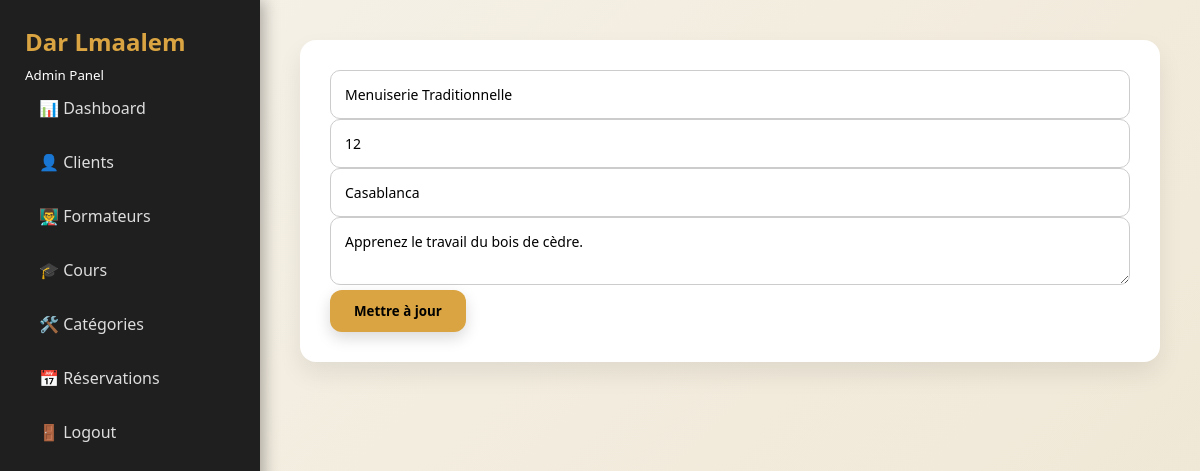
Screenshot of /public/index.php?page=course-edit&id=8 (signed in) with the database file from the repository.
### tables this page shows
CREATE TABLE `cours` (
  `id` int(11) NOT NULL,
  `titre` varchar(150) DEFAULT NULL,
  `description` text DEFAULT NULL,
  `img_url` varchar(255) DEFAULT 'default-course.jpg',
  `prix` decimal(10,2) DEFAULT 0.00,
  `duree` int(11) DEFAULT NULL,
  `ville` varchar(100) DEFAULT NULL,
  `client_id` int(11) DEFAULT NULL,
  `formateur_id` int(11) DEFAULT NULL,
  `category_id` int(11) DEFAULT NULL
);

### app/controllers/CoursController.php (called while the page is built, shortened)
<?php
require_once __DIR__ . '/../models/Cours.php';
class CoursController
{
    public function edit()
    {
        $cours = Cours::find($_GET['id']);
        require __DIR__ . '/../views/admin/cours_edit.php';
    }
}

### app/models/Cours.php (called while the page is built, shortened)
<?php
class Cours
{
    public static function find($id)
    {
        $db = Database::connection();
        $stmt = $db->prepare("SELECT * FROM cours WHERE id = ?");
        $stmt->execute([$id]);
        return $stmt->fetch(PDO::FETCH_ASSOC);
    }
}

### app/views/admin/cours_edit.php (the view)
<?php include __DIR__ . '/../layouts/admin_sidebar.php'; ?>
<form method="POST"
      action="index.php?page=cours-update&id=<?= $cours['id'] ?>"
      class="form-card">
    <div class="form-grid">
        <div class="form-group">
            <input type="text" name="titre" value="<?= $cours['titre'] ?>" required>
        </div>
        <div class="form-group">
            <input type="text" name="duree" value="<?= $cours['duree'] ?>" required>
        </div>
        <div class="form-group">
            <input type="text" name="ville" value="<?= $cours['ville'] ?>" required>
        </div>
        <div class="form-group">
            <textarea name="description" required><?= $cours['description'] ?></textarea>
        </div>
    </div>
    <div class="form-actions">
        <button type="submit" class="btn">Mettre à jour</button>
    </div>
</form>

### public/assets/css/style.css (style rules this page uses)
* { margin: 0; padding: 0; box-sizing: border-box; font-family: "Segoe UI", Tahoma, Arial, sans-serif; transition: all .25s ease; }
body { background: linear-gradient(135deg, #f6f2e9, #efe6d3); color: #2c2c2c; }
:root { --primary: #d9a441; --primary-dark: #c8942f; --dark: #1f1f1f; --dark-2: #2a2a2a; --light: #ffffff; --gray: #e5e5e5; --muted: #777; --radius: 16px; --shadow: 0 12px 25px rgba(0,0,0,.08); --shadow-hover: 0 18px 35px rgba(0,0,0,.15); }
.card, .form-card, .chart-card, .client-info { background: var(--light); padding: 30px; border-radius: var(--radius); box-shadow: var(--shadow); animation: fadeUp .5s ease; }
form { animation: fadeUp .5s ease; }
input, select, textarea { width: 100%; padding: 14px; border-radius: 10px; border: 1px solid #ccc; font-size: 14px; }
.btn, button, .btn-add, .btn-back { background: var(--primary); color: #000; padding: 12px 24px; border-radius: 12px; border: none; font-weight: bold; cursor: pointer; box-shadow: 0 6px 15px rgba(0,0,0,.15); text-decoration: none; }

### rows the page displays
cours: titre "Menuiserie Traditionnelle", duree "12", ville "Casablanca", description "Apprenez le travail du bois de cèdre."
